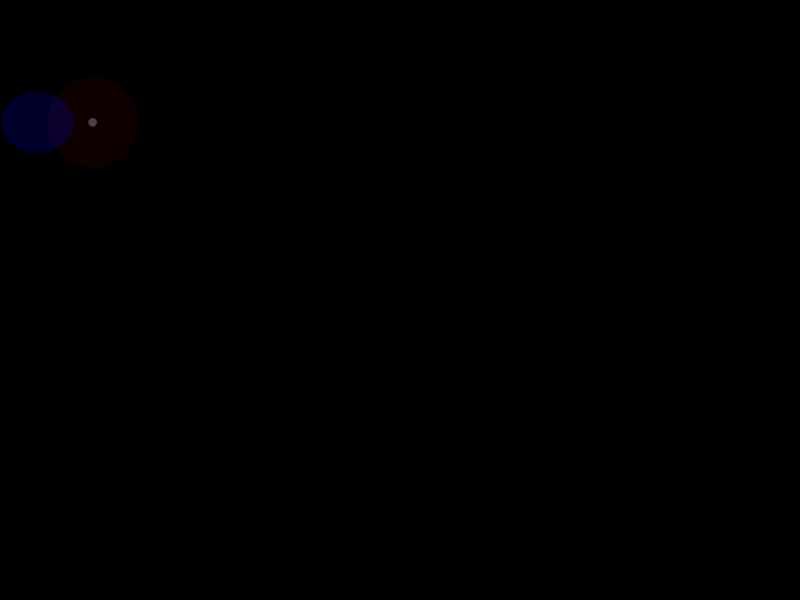
Frame 1 (no input)
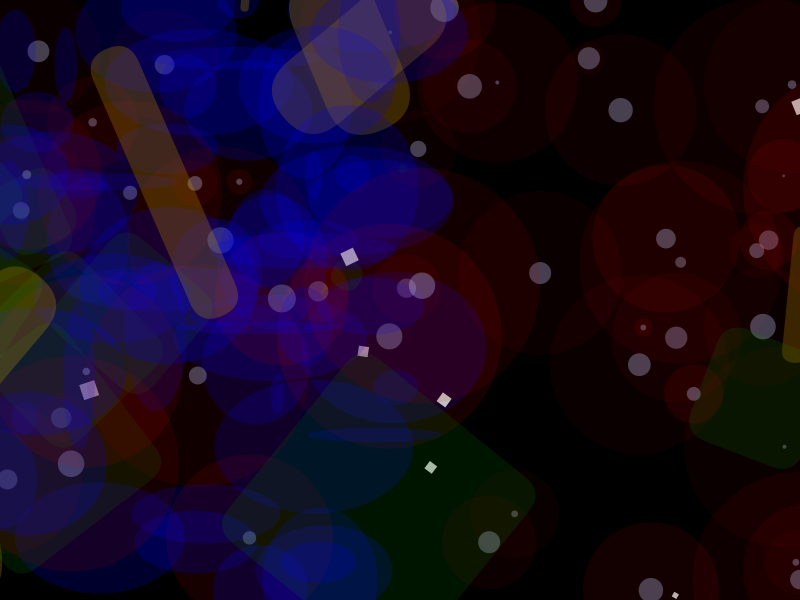
Frame 60 (the mouse pressed at the canvas centre just before this capture)
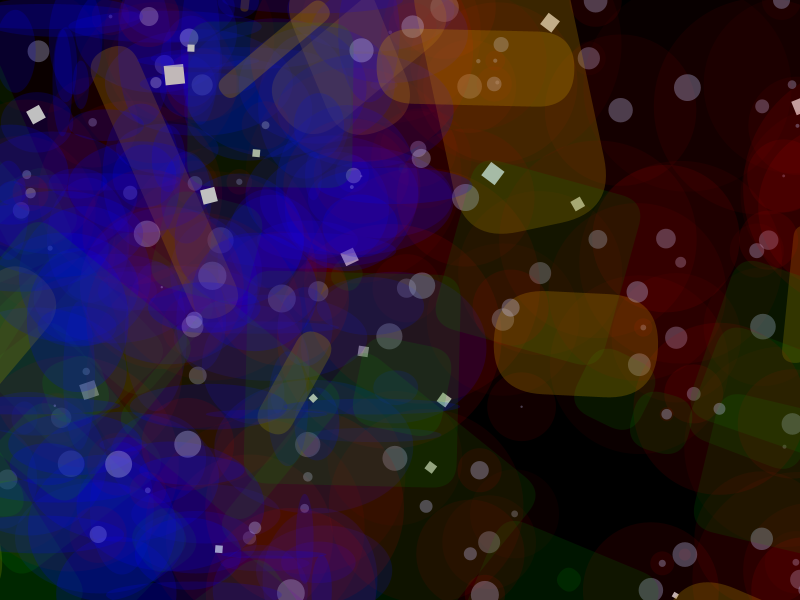
Frame 120 (the mouse held since frame 60 and released just before this capture)

The Processing sketch that drew these frames (run headless with seeded random() and noise(); from frame 60 on, the mouse is pressed at the canvas centre):

// Processing sketch: processing_77590
// ── processing_77590.pde

float angle = 0.2;
float xpos;

void setup() {
  size(800, 600);
  background(0);
  noStroke();
}
 
void draw() {

  frameRate(20);
  float mov1 = random(5, 250);
  float mov2 = random(5, 20);
  float mov3 = random(2,300);
  float mov4 = random(1,15);
  float mov5 = random(5,200);
  float mov6 = random(10,150);
  float opacity = random(10, 30);
  float valorSeno = sin(angle);
  float valorCoseno = cos(angle);
  float r = map(valorSeno, -1, 1, 120, 255);
  float b = map(valorSeno, -1, 1, 250, 255);
  float g = map(valorSeno, -1, 1, 0, 255);
  float gris = map(valorSeno, -1, 1, 100, 255);
  float rotato = random(0.00, 3.14);
  float diam = random(10, 250);
  float x = random(0, 1000);
  float y = random(0, 600);
  ellipseMode(RADIUS);
  int radius = 40;
  float h = - radius;
  float speed = 0.5;


// circulos 
    fill(r,0, 0, opacity);
  ellipse(x, y, diam/2, diam/2);
  fill(r ,r, b, 80);
  ellipse(x, y, mov4, mov4);
  fill(0,0, b, 45);
  ellipse(x/2.5, y, mov6/1.5, diam/3);
  
    //cuadraditos verdes y amarillos
  fill(0, g, 0, 35);
  rotate(rotato);
  rect(x, y/2, mov1, mov1,25);
  fill(r, g, 0, 65);
  rotate(rotato);
  rect(2*x, y/2, mov5, mov3,55);
  
  //cuadraditos blancos
  fill(gris);
  pushMatrix();
  rotate(rotato);
  rect(x, y, mov2, mov2);
  popMatrix();
 
}

  
void mousePressed() {
  loop();
}
 
void mouseReleased() {
  noLoop(); 
}
